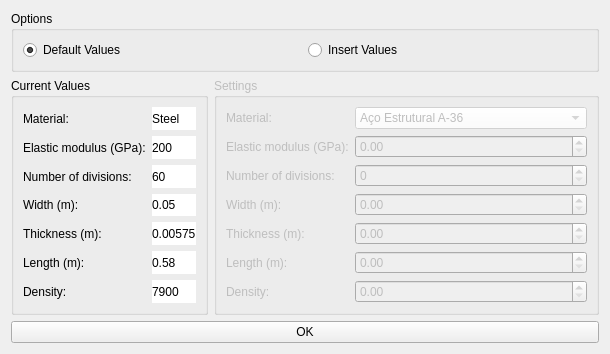
      <widget class="QWidget" name="tab_5">
       <attribute name="title">
        <string>Beam Settings</string>
       </attribute>
       <layout class="QVBoxLayout" name="verticalLayout_7">
        <item>
         <widget class="QGroupBox" name="groupBox">
          <property name="maximumSize">
           <size>
            <width>16777215</width>
            <height>220</height>
           </size>
          </property>
          <property name="styleSheet">
           <string notr="true">font: 12pt &quot;MS Shell Dlg 2&quot;;</string>
          </property>
          <property name="title">
           <string>Options</string>
          </property>
          <layout class="QHBoxLayout" name="horizontalLayout_4">
           <item>
            <widget class="QRadioButton" name="rbt_default">
             <property name="styleSheet">
              <string notr="true">font: 10pt &quot;MS Shell Dlg 2&quot;;</string>
             </property>
             <property name="text">
              <string>Default Values</string>
             </property>
             <property name="checked">
              <bool>true</bool>
             </property>
            </widget>
           </item>
           <item>
            <widget class="QRadioButton" name="rbt_insert">
             <property name="styleSheet">
              <string notr="true">font: 10pt &quot;MS Shell Dlg 2&quot;;</string>
             </property>
             <property name="text">
              <string>Insert Values</string>
             </property>
            </widget>
           </item>
          </layout>
         </widget>
        </item>
        <item>
         <layout class="QHBoxLayout" name="horizontalLayout_2">
          <item>
           <widget class="QGroupBox" name="gbx_cvset">
            <property name="styleSheet">
             <string notr="true">font: 12pt &quot;MS Shell Dlg 2&quot;;</string>
            </property>
            <property name="title">
             <string>Current Values</string>
            </property>
            <layout class="QHBoxLayout" name="horizontalLayout_6">
             <item>
              <layout class="QGridLayout" name="gridLayout_7">
               <item row="2" column="0">
                <widget class="QLabel" name="lbl_15">
                 <property name="styleSheet">
                  <string notr="true">font: 10pt &quot;MS Shell Dlg 2&quot;;</string>
                 </property>
                 <property name="text">
                  <string>Number of divisions:</string>
                 </property>
                </widget>
               </item>
               <item row="0" column="0">
                <widget class="QLabel" name="lbl_21">
                 <property name="styleSheet">
                  <string notr="true">font: 10pt &quot;MS Shell Dlg 2&quot;;</string>
                 </property>
                 <property name="text">
                  <string>Material:</string>
                 </property>
                </widget>
               </item>
               <item row="4" column="0">
                <widget class="QLabel" name="lbl_18">
                 <property name="styleSheet">
                  <string notr="true">font: 10pt &quot;MS Shell Dlg 2&quot;;</string>
                 </property>
                 <property name="text">
                  <string>Thickness (m):</string>
                 </property>
                </widget>
               </item>
               <item row="6" column="0">
                <widget class="QLabel" name="lbl_20">
                 <property name="styleSheet">
                  <string notr="true">font: 10pt &quot;MS Shell Dlg 2&quot;;</string>
                 </property>
                 <property name="text">
                  <string>Density:</string>
                 </property>
                </widget>
               </item>
               <item row="3" column="0">
                <widget class="QLabel" name="lbl_17">
                 <property name="styleSheet">
                  <string notr="true">font: 10pt &quot;MS Shell Dlg 2&quot;;</string>
                 </property>
                 <property name="text">
                  <string>Width (m):</string>
                 </property>
                </widget>
               </item>
               <item row="0" column="1">
                <widget class="QLabel" name="lbl_29">
                 <property name="styleSheet">
                  <string notr="true">background-color: rgb(255, 255, 255);
font: 10pt &quot;MS Shell Dlg 2&quot;;</string>
                 </property>
                 <property name="text">
                  <string>Steel</string>
                 </property>
                </widget>
               </item>
               <item row="1" column="0">
                <widget class="QLabel" name="lbl_22">
                 <property name="styleSheet">
                  <string notr="true">font: 10pt &quot;MS Shell Dlg 2&quot;;</string>
                 </property>
                 <property name="text">
                  <string>Elastic modulus (GPa):</string>
                 </property>
                </widget>
               </item>
               <item row="1" column="1">
                <widget class="QLabel" name="lbl_30">
                 <property name="styleSheet">
                  <string notr="true">background-color: rgb(255, 255, 255);
font: 10pt &quot;MS Shell Dlg 2&quot;;</string>
                 </property>
                 <property name="text">
                  <string>200</string>
                 </property>
                </widget>
               </item>
               <item row="5" column="0">
                <widget class="QLabel" name="lbl_19">
                 <property name="styleSheet">
                  <string notr="true">font: 10pt &quot;MS Shell Dlg 2&quot;;</string>
                 </property>
                 <property name="text">
                  <string>Length (m):</string>
                 </property>
                </widget>
               </item>
               <item row="2" column="1">
                <widget class="QLabel" name="lbl_23">
                 <property name="styleSheet">
                  <string notr="true">font: 10pt &quot;MS Shell Dlg 2&quot;;
background-color: rgb(255, 255, 255);</string>
                 </property>
                 <property name="text">
                  <string>60</string>
                 </property>
                </widget>
               </item>
               <item row="3" column="1">
                <widget class="QLabel" name="lbl_25">
                 <property name="styleSheet">
                  <string notr="true">font: 10pt &quot;MS Shell Dlg 2&quot;;
background-color: rgb(255, 255, 255);</string>
                 </property>
                 <property name="text">
                  <string>0.05</string>
                 </property>
                </widget>
               </item>
               <item row="4" column="1">
                <widget class="QLabel" name="lbl_26">
                 <property name="styleSheet">
                  <string notr="true">font: 10pt &quot;MS Shell Dlg 2&quot;;
background-color: rgb(255, 255, 255);</string>
                 </property>
                 <property name="text">
                  <string>0.00575</string>
                 </property>
                </widget>
               </item>
               <item row="5" column="1">
                <widget class="QLabel" name="lbl_27">
                 <property name="styleSheet">
                  <string notr="true">background-color: rgb(255, 255, 255);
font: 10pt &quot;MS Shell Dlg 2&quot;;</string>
                 </property>
                 <property name="text">
                  <string>0.58</string>
                 </property>
                </widget>
               </item>
               <item row="6" column="1">
                <widget class="QLabel" name="lbl_28">
                 <property name="styleSheet">
                  <string notr="true">background-color: rgb(255, 255, 255);
font: 10pt &quot;MS Shell Dlg 2&quot;;</string>
                 </property>
                 <property name="text">
                  <string>7900</string>
                 </property>
                </widget>
               </item>
              </layout>
             </item>
            </layout>
           </widget>
          </item>
          <item>
           <widget class="QGroupBox" name="gbx_beamset">
            <property name="enabled">
             <bool>false</bool>
            </property>
            <property name="maximumSize">
             <size>
              <width>16777215</width>
              <height>16777215</height>
             </size>
            </property>
            <property name="styleSheet">
             <string notr="true">font: 12pt &quot;MS Shell Dlg 2&quot;;</string>
            </property>
            <property name="title">
             <string>Settings</string>
            </property>
            <layout class="QGridLayout" name="gridLayout_4">
             <item row="0" column="2">
              <widget class="QComboBox" name="cbx_material">
               <property name="styleSheet">
                <string notr="true">font: 10pt &quot;MS Shell Dlg 2&quot;;
background-color: rgb(255, 255, 255);</string>
               </property>
               <item>
                <property name="text">
                 <string>Aço Estrutural A-36</string>
                </property>
               </item>
               <item>
                <property name="text">
                 <string>Aço Inoxidável 304</string>
                </property>
               </item>
               <item>
                <property name="text">
                 <string>Aço-ferramenta L2</string>
                </property>
               </item>
               <item>
                <property name="text">
                 <string>Alumínio Forjado 2014-T6</string>
                </property>
               </item>
               <item>
                <property name="text">
                 <string>Alumínio Forjado 6061-T6</string>
                </property>
               </item>
               <item>
                <property name="text">
                 <string>Cobre Bronze C86100</string>
                </property>
               </item>
               <item>
                <property name="text">
                 <string>Cobre Latão Vermelho C83400</string>
                </property>
               </item>
               <item>
                <property name="text">
                 <string>Concreto Alta Resistência</string>
                </property>
               </item>
               <item>
                <property name="text">
                 <string>Concreto Baixa Resistência</string>
                </property>
               </item>
               <item>
                <property name="text">
                 <string>Ferro Fundido Cinza ASTM 20</string>
                </property>
               </item>
               <item>
                <property name="text">
                 <string>Ferro Fundido Maleável ASTM A-197</string>
                </property>
               </item>
               <item>
                <property name="text">
                 <string>Madeira Estrutural Abeto Douglas</string>
                </property>
               </item>
               <item>
                <property name="text">
                 <string>Madeira Estrutural Abeto Branco</string>
                </property>
               </item>
               <item>
                <property name="text">
                 <string>Magnésio Am 1004-T61</string>
                </property>
               </item>
               <item>
                <property name="text">
                 <string>Plástico Reforçado Keviar 49</string>
                </property>
               </item>
               <item>
                <property name="text">
                 <string>Plástico Reforçado 30% Vidro</string>
                </property>
               </item>
               <item>
                <property name="text">
                 <string>Titânio Ti-6A1-4V</string>
                </property>
               </item>
              </widget>
             </item>
             <item row="6" column="0">
              <widget class="QLabel" name="lbl_36">
               <property name="styleSheet">
                <string notr="true">font: 10pt &quot;MS Shell Dlg 2&quot;;</string>
               </property>
               <property name="text">
                <string>Density:</string>
               </property>
              </widget>
             </item>
             <item row="0" column="0">
              <widget class="QLabel" name="lbl_37">
               <property name="styleSheet">
                <string notr="true">font: 10pt &quot;MS Shell Dlg 2&quot;;</string>
               </property>
               <property name="text">
                <string>Material:</string>
               </property>
              </widget>
             </item>
             <item row="1" column="0">
              <widget class="QLabel" name="lbl_38">
               <property name="styleSheet">
                <string notr="true">font: 10pt &quot;MS Shell Dlg 2&quot;;</string>
               </property>
               <property name="text">
                <string>Elastic modulus (GPa):</string>
               </property>
              </widget>
             </item>
             <item row="4" column="0">
              <widget class="QLabel" name="lbl_34">
               <property name="styleSheet">
                <string notr="true">font: 10pt &quot;MS Shell Dlg 2&quot;;</string>
               </property>
               <property name="text">
                <string>Thickness (m):</string>
               </property>
              </widget>
             </item>
             <item row="5" column="0">
              <widget class="QLabel" name="lbl_35">
               <property name="styleSheet">
                <string notr="true">font: 10pt &quot;MS Shell Dlg 2&quot;;</string>
               </property>
               <property name="text">
                <string>Length (m):</string>
               </property>
              </widget>
             </item>
             <item row="2" column="2">
              <widget class="QSpinBox" name="sbx_ndiv">
               <property name="styleSheet">
                <string notr="true">font: 10pt &quot;MS Shell Dlg 2&quot;;</string>
               </property>
              </widget>
             </item>
             <item row="2" column="0">
              <widget class="QLabel" name="lbl_31">
               <property name="styleSheet">
                <string notr="true">font: 10pt &quot;MS Shell Dlg 2&quot;;</string>
               </property>
               <property name="text">
                <string>Number of divisions:</string>
               </property>
              </widget>
             </item>
             <item row="3" column="0">
              <widget class="QLabel" name="lbl_33">
               <property name="styleSheet">
                <string notr="true">font: 10pt &quot;MS Shell Dlg 2&quot;;</string>
               </property>
               <property name="text">
                <string>Width (m):</string>
               </property>
              </widget>
             </item>
             <item row="3" column="2">
              <widget class="QDoubleSpinBox" name="dbx_width">
               <property name="styleSheet">
                <string notr="true">font: 10pt &quot;MS Shell Dlg 2&quot;;</string>
               </property>
              </widget>
             </item>
             <item row="5" column="2">
              <widget class="QDoubleSpinBox" name="dbx_length">
               <property name="styleSheet">
                <string notr="true">font: 10pt &quot;MS Shell Dlg 2&quot;;</string>
               </property>
              </widget>
             </item>
             <item row="4" column="2">
              <widget class="QDoubleSpinBox" name="dbx_thickn">
               <property name="styleSheet">
                <string notr="true">font: 10pt &quot;MS Shell Dlg 2&quot;;</string>
               </property>
              </widget>
             </item>
             <item row="6" column="2">
              <widget class="QDoubleSpinBox" name="dbx_density">
               <property name="styleSheet">
                <string notr="true">font: 10pt &quot;MS Shell Dlg 2&quot;;</string>
               </property>
              </widget>
             </item>
             <item row="1" column="2">
              <widget class="QDoubleSpinBox" name="dbx_elastic">
               <property name="styleSheet">
                <string notr="true">font: 10pt &quot;MS Shell Dlg 2&quot;;</string>
               </property>
              </widget>
             </item>
            </layout>
           </widget>
          </item>
         </layout>
        </item>
        <item>
         <widget class="QPushButton" name="btn_set">
          <property name="styleSheet">
           <string notr="true">font: 12pt &quot;MS Shell Dlg 2&quot;;</string>
          </property>
          <property name="text">
           <string>OK</string>
          </property>
         </widget>
        </item>
       </layout>
      </widget>
